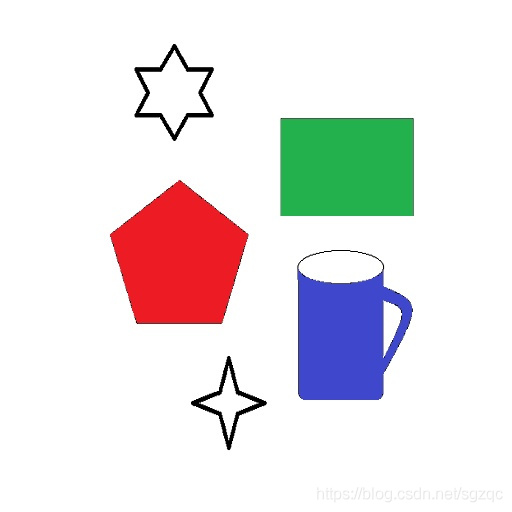
#> input picture Machine_Leaning/reg_grow.jpg, 512 x 512 px, found by its file name
$ python region_grow.py
#> lines starting #> are read from the running program, lines starting #| are printed output that depends on the picture; after the words box and inside, x2 and y2 are one past the last pixel; in counts of white or black regions, pixels touching at a corner belong together
#> further down, img is the input picture: shape (512, 512, 3); mean B, G, R 229.7, 228.7, 232.3
# 参考https://blog.csdn.net/sgzqc/article/details/119682864
import cv2
import numpy as np
from queue import Queue
import math


def get_binary_img(img):
    # gray img to bin image
    bin_img = np.zeros(shape=(img.shape), dtype=np.uint8)
    h = img.shape[0]
    w = img.shape[1]
    for i in range(h):
        for j in range(w):
            bin_img[i][j] = 255 if img[i][j] > 127 else 0
    return bin_img


def mode1():
    gray_img = np.array([[1, 3, 4, 7, 6],
                         [2, 1, 6, 8, 6],
                         [4, 7, 8, 6, 7],
                         [5, 8, 9, 6, 7],
                         [4, 2, 7, 6, 1]])
    h = gray_img.shape[0]
    w = gray_img.shape[1]
    out_img = np.zeros(shape=gray_img.shape, dtype=np.uint8)
    seeds = [(2, 3)]
    seeds = np.array(seeds)
    ins = label = 1
    flag = np.zeros(shape=gray_img.shape, dtype=np.uint8)
    for seed in seeds:
        x = seed[0]
        y = seed[1]
        out_img[y][x] = 255
        flag[seed[1]][seed[0]] = label
    # 8 邻域
    directs = [(-1, -1), (0, -1), (1, -1), (1, 0), (1, 1), (0, 1), (-1, 1), (-1, 0)]
    visited = np.zeros(shape=gray_img.shape, dtype=np.uint8)
    thre = 2
    queue_obj = Queue()  # 创建一个队列对象
    queue_obj.put(seeds)
    sum = 0  # 用来统计同一label的像素的灰度和
    n = 0  # 用来统计同一label的像素个数
    while not queue_obj.empty():
        seed = queue_obj.get()
        seed = seed.flatten()
        x = seed[0]
        y = seed[1]
        print(x, y, flag[y][x])
        # visit point (x,y)
        visited[y][x] = 1
        if flag[y][x] == 1:  # 第一个种子点，取出该像素后，队列为空
            mean = gray_img[y][x]
        elif flag[y][x] != ins:
            sum = gray_img[y][x]  # 因为队列首部像素已经弹出，所以这里需要单独相加
            n = 1
            ins = flag[y][x]
            for i in list(queue_obj.queue):
                if flag[i[1]][i[0]] == flag[y][x]:
                    sum += gray_img[i[1]][i[0]]
                    n += 1
            mean = sum / n
            print(out_img, flag[y][x])
        low_thre = mean - thre
        high_thre = mean + thre
        print('low', low_thre, 'high', high_thre)
        for direct in directs:
            cur_x = x + direct[0]
            cur_y = y + direct[1]
            # 非法
            if cur_x < 0 or cur_y < 0 or cur_x >= w or cur_y >= h:
                continue
            # 没有访问过
            if (not visited[cur_y][cur_x]) and high_thre >= abs(gray_img[cur_y][cur_x]) >= low_thre:
                out_img[cur_y][cur_x] = 255
                visited[cur_y][cur_x] = 1
                queue_obj.put(np.array([cur_x, cur_y]))
                flag[cur_y][cur_x] = flag[y][x] + 1
    print(gray_img)
    print(out_img)


def mode2(img):
    gray_img = cv2.cvtColor(img, cv2.COLOR_BGR2GRAY)
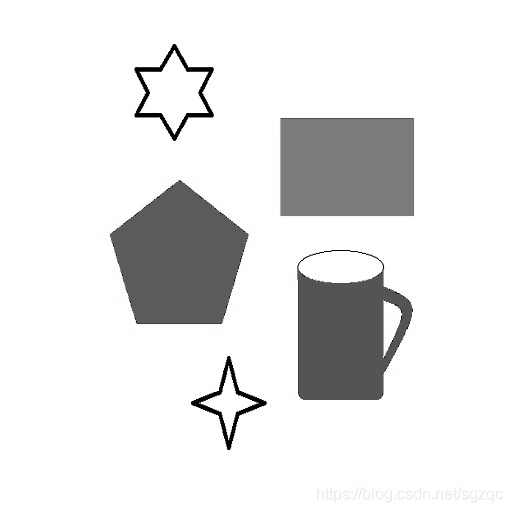
#> gray_img: shape (512, 512); min 0, max 255, mean 229.9
    # 调用，二值化图像
    bin_img = get_binary_img(gray_img)
#> after the loop in get_binary_img, `for i in range(h):`:
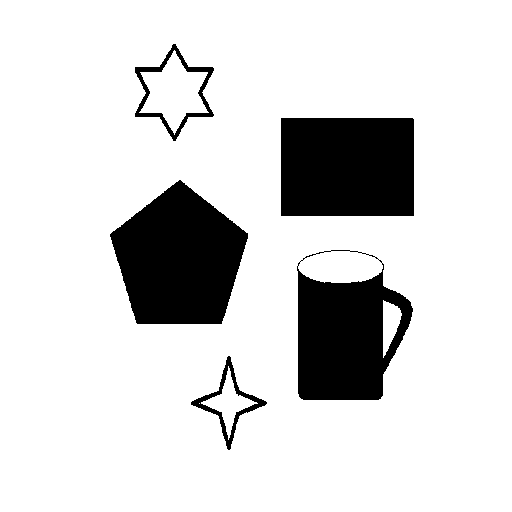
#> bin_img: shape (512, 512); 84.6% white; 5 black regions, box (x1, y1, x2, y2) and area: (110, 180, 248, 324) 13832, (281, 118, 414, 216) 13033, (297, 250, 413, 400) 11231, (135, 44, 214, 141) 1237, (191, 356, 267, 450) 1008
    h = gray_img.shape[0]
#> h = 512
    w = gray_img.shape[1]
#> w = 512
    out_img = np.zeros(shape=bin_img.shape, dtype=np.uint8)
    # 选取初始种子点,选择初始3个种子点
    seeds = [(176, 255), (229, 405), (347, 165)]
    # 8 邻域
    directs = [(-1, -1), (0, -1), (1, -1), (1, 0), (1, 1), (0, 1), (-1, 1), (-1, 0)]
    visited = np.zeros(shape=bin_img.shape, dtype=np.uint8)
    while len(seeds):
        seed = seeds.pop(0)
        x = seed[0]
        y = seed[1]
        # visit point (x,y)
        visited[y][x] = 1
        for direct in directs:
            cur_x = x + direct[0]
            cur_y = y + direct[1]
            # 非法
            if cur_x < 0 or cur_y < 0 or cur_x >= w or cur_y >=h:
                continue
            # 没有访问过且属于同一目标
            if (not visited[cur_y][cur_x]) and (bin_img[cur_y][cur_x] == bin_img[y][x]):
                out_img[cur_y][cur_x] = 255
                visited[cur_y][cur_x] = 1
                seeds.append((cur_x, cur_y))
    bake_img = img.copy()
    h = bake_img.shape[0]
    w = bake_img.shape[1]
    for i in range(h):
        for j in range(w):
            if out_img[i][j] != 255:
                bake_img[i][j][0] = 0
                bake_img[i][j][1] = 0
                bake_img[i][j][2] = 0
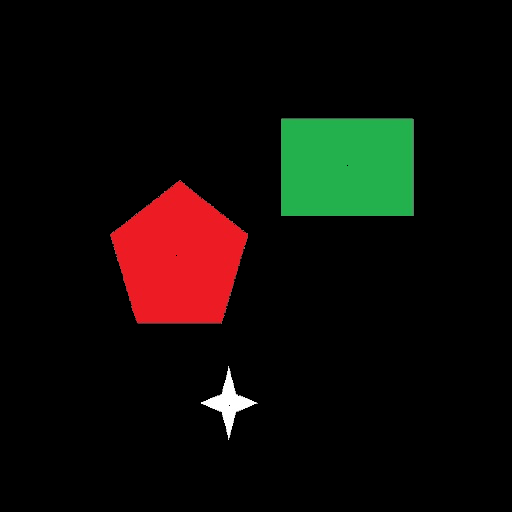
#> bake_img: shape (512, 512, 3); mean B, G, R 6.8, 11.2, 15.1
    cv2.imshow('bake_img', bake_img)
    cv2.imwrite('reg_grow_out.jpg', bake_img)
    cv2.waitKey(0)


if __name__ == '__main__':
    img_name = "/home/edify/Code/Machine_Leaning/reg_grow.jpg"
    img = cv2.imread(img_name)
    print("mode1:课件样例，区域生长条件要考虑邻域与种子像素灰度值大小关系")
    mode1()
    print("mode2:可以有多个种子，对象是二值化图像，因此区域生长条件为领域与种子像素灰度值大小相等，结果如图片所示")
    mode2(img)
